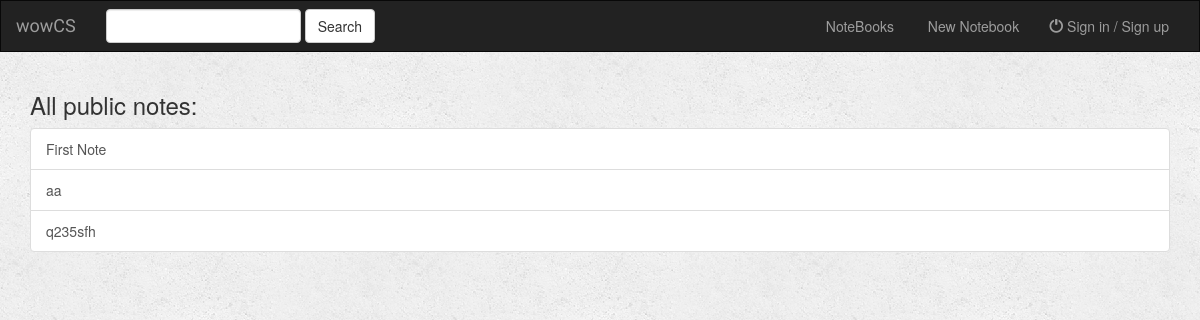
The page /wowCS/ on the database as committed earlier.
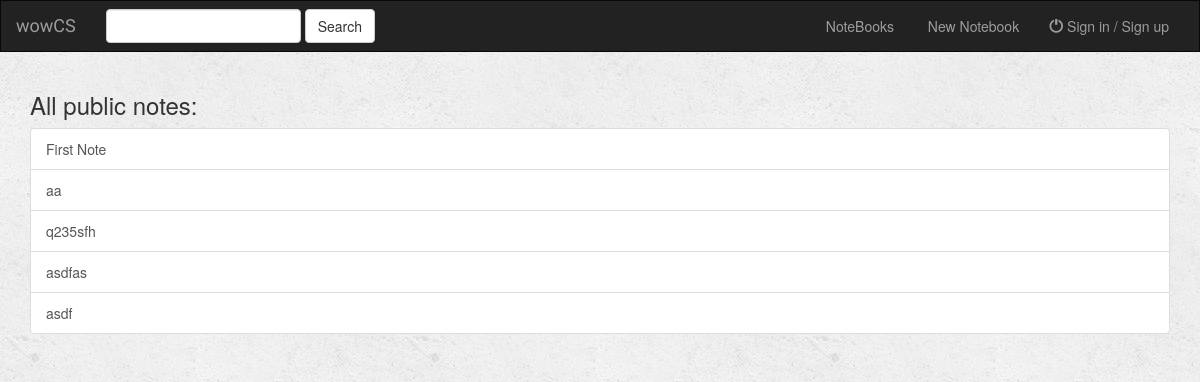
The same page on the database as committed later.
### wowCS/models.py (models this page shows, shortened)
class Note(models.Model):
    notebook = models.ForeignKey(Notebook,on_delete= models.CASCADE,null=True,blank=True)
    user = models.ForeignKey(User, default=1)
    note_title = models.CharField(max_length=200)
    note_content = models.TextField()
    ispublic = models.BooleanField(default=True)
    favorite_count = models.IntegerField(default=0)

### wowCS/views.py (the view)
class IndexView(generic.ListView):
    template_name = 'wowCS/index.html'
    context_object_name = 'all_note'
    def get_queryset(self):
        return Note.objects.filter(ispublic=True)
    def get(self, request, *args, **kwargs):
        self.object_list = self.get_queryset()
        context = self.get_context_data()
        if request.user.is_authenticated():
            context['islogin'] = True
        else:
            context['islogin'] = False
        return self.render_to_response(context)

### wowCS/templates/wowCS/index.html
{% extends 'wowCS/base.html'  %}
{% block navbar %}
{% include 'wowCS/navbar.html' with islogin=islogin %}
{% endblock %}
{% block body %}
    {% if all_note %}
        <h3> All public notes:</h3>
        <div class="list-group">
            {% for note in all_note %}
            <a class="list-group-item"
               href = '{% url 'wowCS:detail' note.id %}'>
               {{note.note_title}}</a>
            {% endfor %}
        </div>
    {% else %}
        <h3> No Notes!</h3>
    {% endif %}
{% endblock %}

Rows that differ between the two databases and show on the page:
added Note: note_title "asdfas"
added Note: note_title "asdf"
